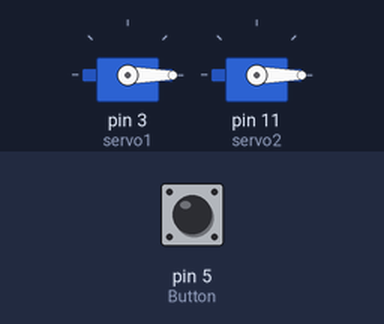
The sketch below on a simulated Arduino Uno, built with avr-gcc and run on an emulated ATmega328P. Parts: 2 × servo. The test bench sets the inputs (shaded band); at power-on: pin 5 (Button) LOW.

Above: at 6.2 s.
6.3 s: pin 5 (Button) pulsed HIGH 5 times (0.12 s each, 0.3 s apart)
At 8.2 s:
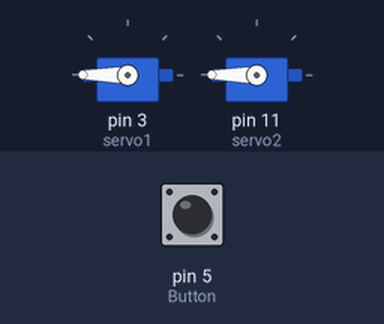
9.3 s: pin 5 (Button) pulled HIGH for 0.25 s
At 10.7 s:
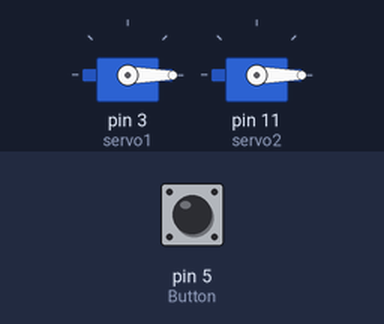
11.0 s: pin 5 (Button) pulled HIGH for 1 s
At 12.3 s:
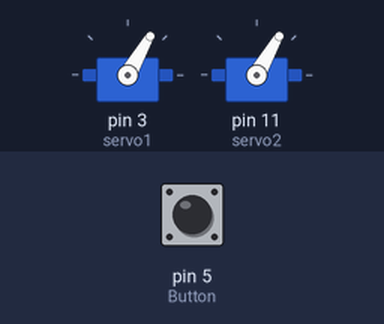
Timing chart, 0 to 14.0 s (numbered marks = the images above; inputs shaded):
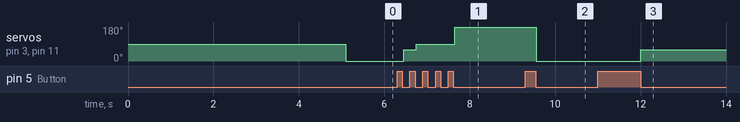

Measured:
- after the input at 6.3 s, servo on pin 3 (servo1), servo on pin 11 (servo2): 0° → 60° after 0.15 s, → 90° 0.30 s later, → 180° 0.90 s later
- after the input at 9.3 s, servo on pin 3 (servo1), servo on pin 11 (servo2): 180° → 0° after 0.25 s
- after the input at 11.0 s, servo on pin 3 (servo1), servo on pin 11 (servo2): 0° → 60° after 1.0 s

The sketch:

Button.ino
```cpp
//________________________________________________________
#include <Servo.h>
Servo servo1;  // create servo object to control a servo
Servo servo2;  // create servo object to control a servo

int Button = 5 ;
int startPos = 90;
int state = 0 ;
int old = 0 ;
int ButtonPoll = 0;
//________________________________________________________

void setup() {

pinMode(Button , INPUT) ;

servo1.attach(3);
servo2.attach(11);
servo1.write(startPos);
servo2.write(startPos);
delay(5000);

}

void loop() {
ButtonPoll = digitalRead(Button);
  if(ButtonPoll == 1 ){
    delay(50) ;
    ButtonPoll = digitalRead(Button);
    if( ButtonPoll == 0){
      state = old +1 ;
    }
  }

else {
  delay(100);
}
switch(state) {
  case 1:
  servo1.write(60);
  servo2.write(60);
  old = state ;
  break ;
  case 2:
  servo1.write(90);
  servo2.write(90);
  delay(100);
  old = state ;
  break;
  case 3:
  servo1.write(180);
  servo2.write(180);
  delay(100);
  old = state ;
  break ;
  default:
  servo1.write(0);
  servo2.write(0);
  delay(100);
  old = 0 ;
  break;
}


}
```
